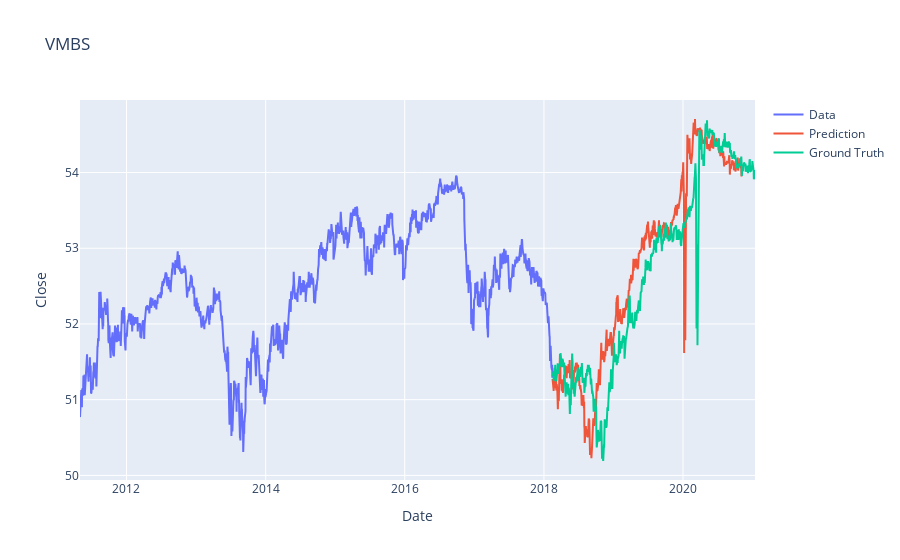

The notebook cell saved with this chart:
### Code cell
#Make predictions for futre prices
prediction = model.predict_generator(test_generator)

#Test model predictions for accuracy through plottting
close_train = close_train.reshape((-1))
close_test = close_test.reshape((-1))
prediction = prediction.reshape((-1))

#PLot for training prices
trace1 = go.Scatter(
    x = date_train,
    y = close_train,
    mode = 'lines',
    name = 'Data'
)
# PLotting our predicted prices
trace2 = go.Scatter(
    x = date_test,
    y = prediction,
    mode = 'lines',
    name = 'Prediction'
)
#plotting the actual prices for the period of time that was predicted
trace3 = go.Scatter(
    x = date_test,
    y = close_test,
    mode='lines',
    name = 'Ground Truth'
)
#Plot features and labels
layout = go.Layout(
    title = "VMBS",
    xaxis = {'title' : "Date"},
    yaxis = {'title' : "Close"}
)
#Show plot
fig = go.Figure(data=[trace1, trace2, trace3], layout=layout)
fig.show()

### Figure 1 — Plotly figure (JSON) as saved in the notebook; plotly's stock layout.template omitted (floating-point values rounded to 4 significant figures; data arrays with more than 128 entries replaced by an {"elided": "..."} marker saying what was removed)
{"data": [{"mode": "lines", "name": "Data", "type": "scatter", "x": {"elided": "1710 str values"}, "y": {"elided": "1710 float values"}}, {"mode": "lines", "name": "Prediction", "type": "scatter", "x": {"elided": "733 str values"}, "y": {"elided": "688 float values"}}, {"mode": "lines", "name": "Ground Truth", "type": "scatter", "x": {"elided": "733 str values"}, "y": {"elided": "733 float values"}}], "layout": {"title": {"text": "VMBS"}, "xaxis": {"title": {"text": "Date"}}, "yaxis": {"title": {"text": "Close"}}}}
